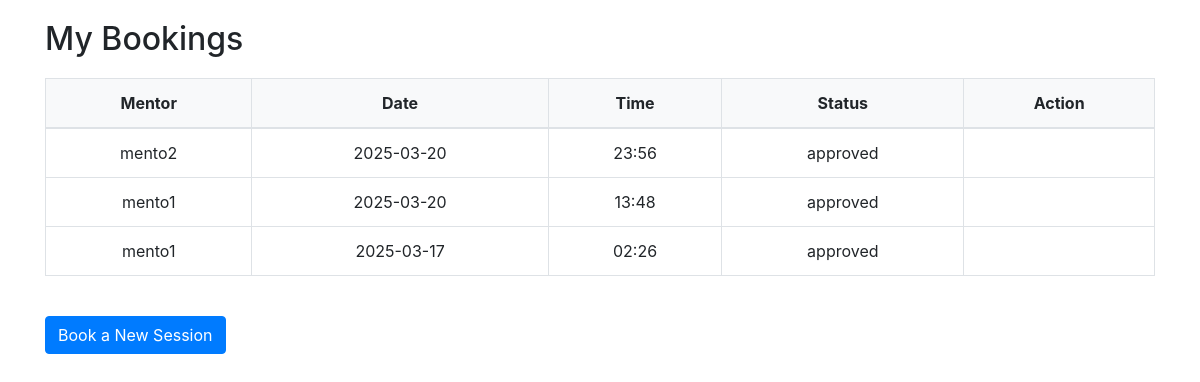
The app's page /my_bookings (signed in) with its own data.
### app.py (models this page shows)
class Booking(db.Model):
    booking_id = db.Column(db.Integer, primary_key=True)
    student_id = db.Column(db.Integer, db.ForeignKey('student.student_id'), nullable=False)
    mentor_id = db.Column(db.Integer, db.ForeignKey('mentor.mentor_id'), nullable=False)
    current_time = db.Column(db.DateTime, default=datetime.utcnow)
    booking_time = db.Column(db.String(10), nullable=False)
    date = db.Column(db.String(10), nullable=False)
    status = db.Column(db.String(20), default='pending')  # 'pending', 'qualified'
    student = db.relationship('Student', backref=db.backref('bookings', lazy=True))
    mentor = db.relationship('Mentor', backref=db.backref('bookings', lazy=True))

class Mentor(db.Model):
    mentor_id = db.Column(db.Integer, primary_key=True)
    username = db.Column(db.String(80), unique=True, nullable=False)
    password = db.Column(db.String(200), nullable=False)

### app.py (the view)
@app.route('/my_bookings')
def my_bookings():
    if 'user' not in session or session['role'] != 'student':
        return redirect(url_for('login'))
    student = Student.query.filter_by(username=session['user']).first()
    bookings = Booking.query.filter_by(student_id=student.student_id).all()
    return render_template('my_bookings.html', bookings=bookings)

### templates/my_bookings.html (shortened to what this page needs)
<!DOCTYPE html>
<html lang="en">
<head>
    <link href="https://stackpath.bootstrapcdn.com/bootstrap/4.5.2/css/bootstrap.min.css" rel="stylesheet">
</head>
<body>
    <div class="container">
        <h2>My Bookings</h2>
        <table class="table table-bordered">
            <thead>
                <tr>
                    <th>Mentor</th>
                    <th>Date</th>
                    <th>Time</th>
                    <th>Status</th>
                    <th>Action</th>
                </tr>
            </thead>
            <tbody>
                {% for booking in bookings %}
                <tr>
                    <td>{{ booking.mentor.username }}</td>
                    <td>{{ booking.date }}</td>
                    <td>{{ booking.booking_time }}</td>
                    <td>{{ booking.status }}</td>
                    <td>
                    </td>
                </tr>
                {% endfor %}
            </tbody>
        </table>
        <br>
        <a href="{{ url_for('book_session') }}" class="btn btn-primary">Book a New Session</a>
    </div>
</body>
</html>

### templates/my_bookings.html (style rules this page uses)
body { padding: 20px; }
.table th, .table td { text-align: center; }
.table { margin-top: 20px; border: 1px solid #ddd; }
.table th { background-color: #f8f9fa; }

### records on screen
Booking: mentor.username "mento2", date "2025-03-20", booking_time "23:56", status "approved"
Booking: mentor.username "mento1", date "2025-03-20", booking_time "13:48", status "approved"
Booking: mentor.username "mento1", date "2025-03-17", booking_time "02:26", status "approved"
